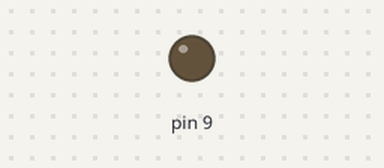
The sketch below on a simulated Arduino Uno, built with avr-gcc and run on an emulated ATmega328P. On the bench: output pins drawn as LEDs (lit = HIGH).

Above: at 0.05 s.
At 3.05 s:
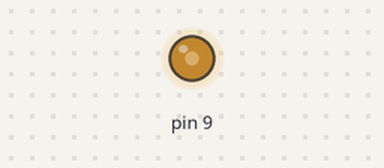
At 6.1 s:
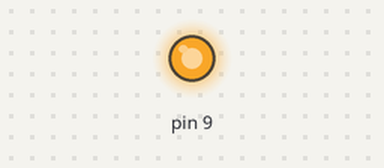
At 12.15 s:
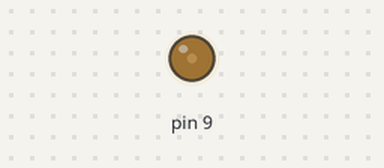
Timing chart, 0 to 17.9 s (numbered marks = the images above):
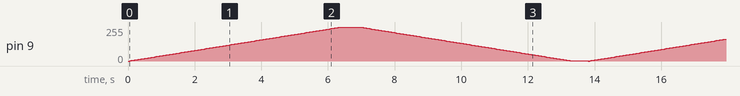

The sketch:

Fade_LED.ino
```cpp
// led = 9;
int brightness= 0;
int fadeAmount = 2;

void setup() {
  pinMode(9, OUTPUT);
}

void loop() {
  analogWrite(9, brightness);
  brightness = brightness + fadeAmount;

  if(brightness <= 0 || brightness >= 255){
    delay(500);
    fadeAmount = -fadeAmount;
  }

  delay(50);
}
```
